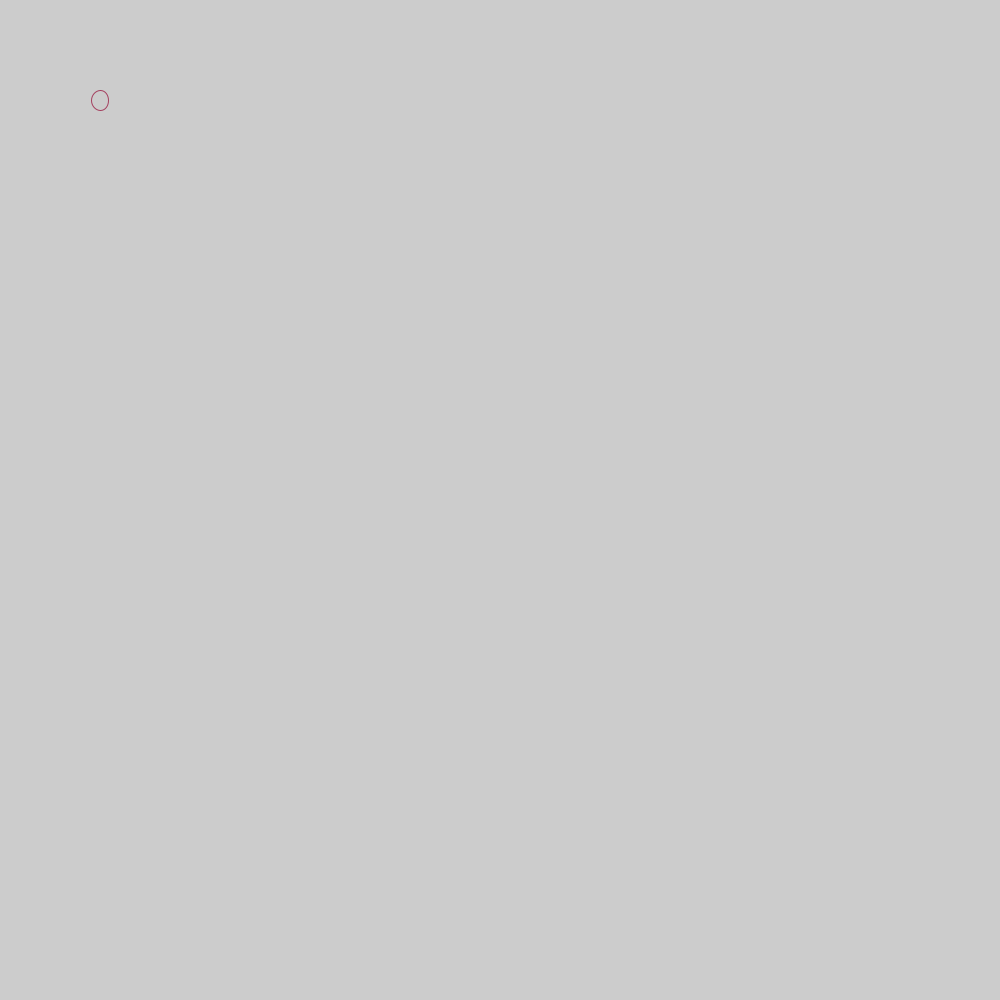
Frame 1 (no input)
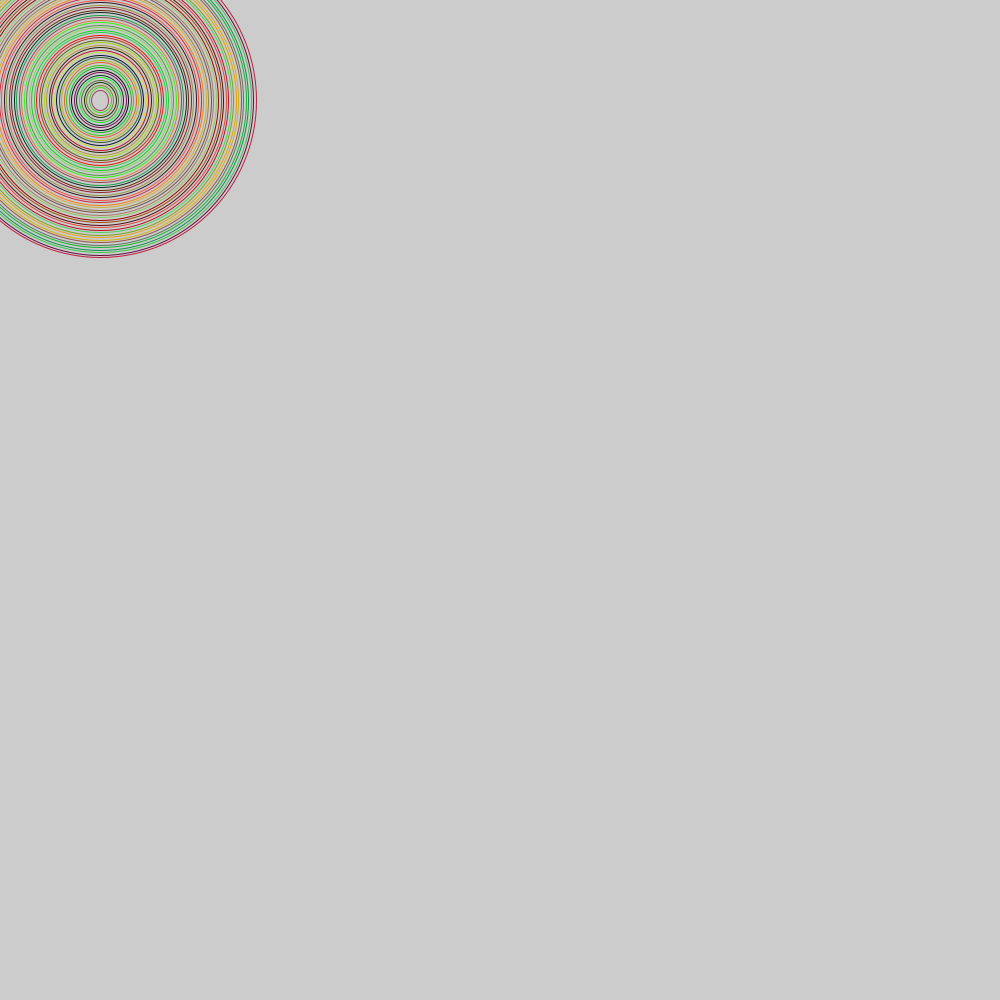
Frame 60 (the mouse pressed at the canvas centre just before this capture)
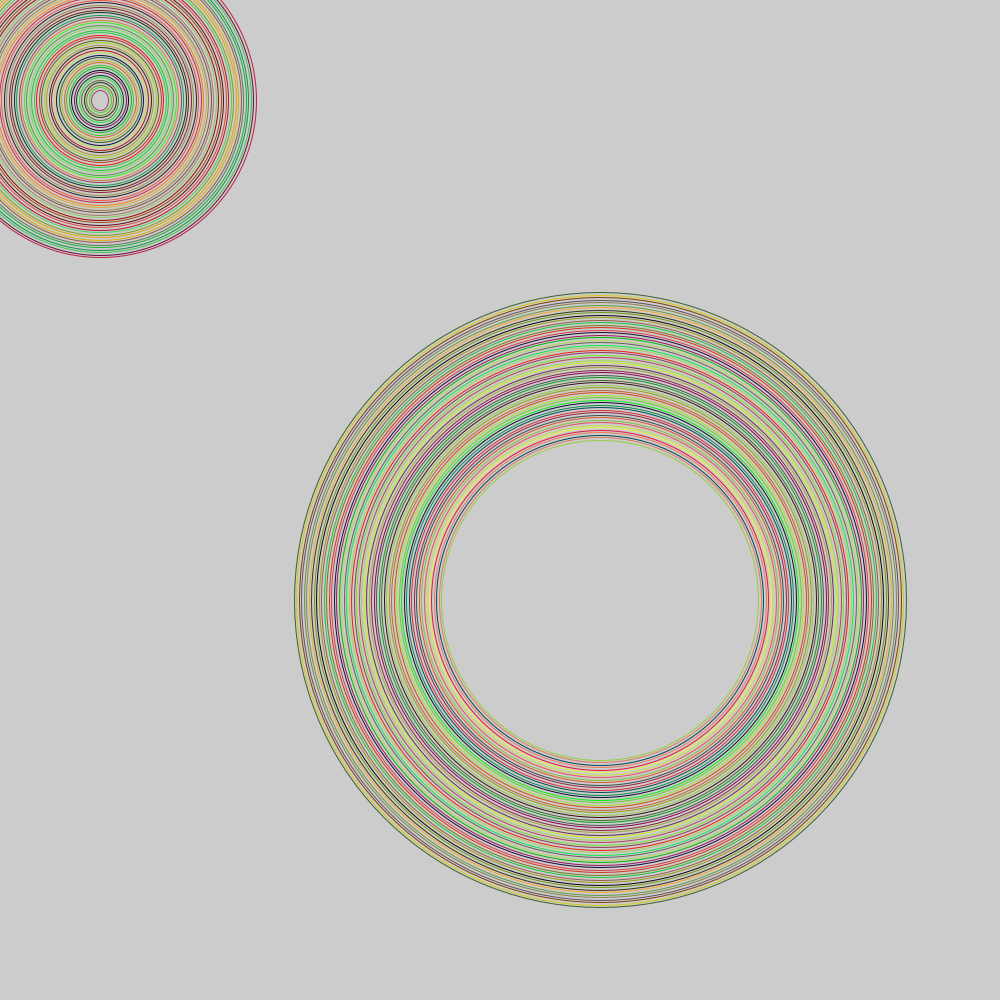
Frame 120 (the mouse held since frame 60 and released just before this capture)

The Processing sketch that drew these frames (run headless with seeded random() and noise(); from frame 60 on, the mouse is pressed at the canvas centre):

// Processing sketch: processing_14874
// ── processing_14874.pde

int maVariable;
void setup() {
  maVariable=10;
size(1000,1000);
frameRate(50);
}
void draw(){
 maVariable=maVariable+5;
 noFill();
 stroke(random(255),random(250),random(100));
ellipse(mouseX+100,mouseY+100,maVariable+2,maVariable+5);
}
void mouseClicked(){
  maVariable=0;
}
